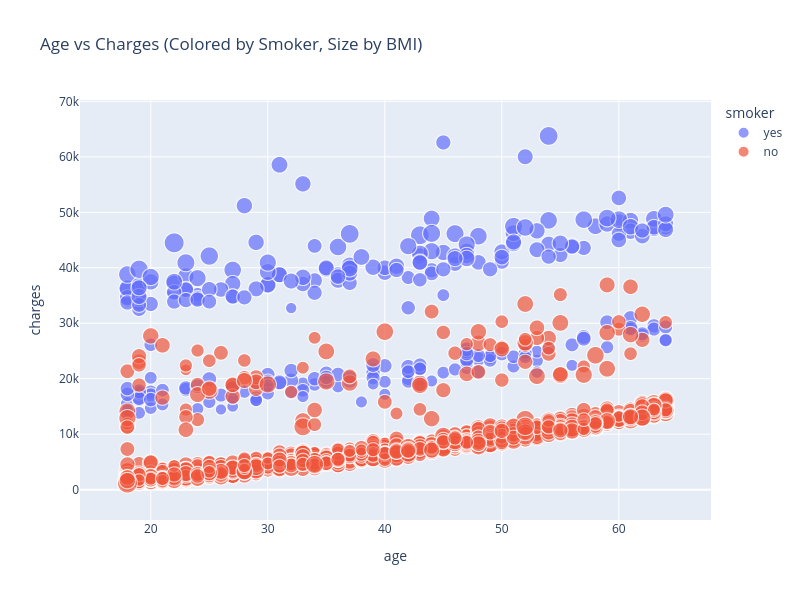

The notebook cell saved with this chart:
### Markdown cell above
- age vs insurance
    - mouse over 했을때, sex, region도 같이 나타남

### Code cell
fig = px.scatter(df, x="age", y="charges", color="smoker",
                 size="bmi", hover_data=["sex", "region"],
                 title="Age vs Charges (Colored by Smoker, Size by BMI)",
                 width=800, height=600)
fig.show()

### Figure 1 — Plotly figure (JSON) as saved in the notebook; plotly's stock layout.template omitted (floating-point values rounded to 4 significant figures; data arrays with more than 128 entries replaced by an {"elided": "..."} marker saying what was removed)
{"data": [{"customdata": {"elided": "274x2 str values"}, "hovertemplate": "smoker=yes<br>age=%{x}<br>charges=%{y}<br>bmi=%{marker.size}<br>sex=%{customdata[0]}<br>region=%{customdata[1]}<extra></extra>", "legendgroup": "yes", "marker": {"color": "#636efa", "size": {"elided": "274 float values"}, "sizemode": "area", "sizeref": 0.1328, "symbol": "circle"}, "mode": "markers", "name": "yes", "showlegend": true, "type": "scattergl", "x": {"elided": "274 int values"}, "xaxis": "x", "y": {"elided": "274 float values"}, "yaxis": "y"}, {"customdata": {"elided": "1064x2 str values"}, "hovertemplate": "smoker=no<br>age=%{x}<br>charges=%{y}<br>bmi=%{marker.size}<br>sex=%{customdata[0]}<br>region=%{customdata[1]}<extra></extra>", "legendgroup": "no", "marker": {"color": "#EF553B", "size": {"elided": "1064 float values"}, "sizemode": "area", "sizeref": 0.1328, "symbol": "circle"}, "mode": "markers", "name": "no", "showlegend": true, "type": "scattergl", "x": {"elided": "1064 int values"}, "xaxis": "x", "y": {"elided": "1064 float values"}, "yaxis": "y"}], "layout": {"height": 600, "legend": {"itemsizing": "constant", "title": {"text": "smoker"}, "tracegroupgap": 0}, "title": {"text": "Age vs Charges (Colored by Smoker, Size by BMI)"}, "width": 800, "xaxis": {"anchor": "y", "autorange": true, "domain": [0, 1], "range": [13.95, 67.88], "title": {"text": "age"}, "type": "linear"}, "yaxis": {"anchor": "x", "autorange": true, "domain": [0, 1], "range": [-5473.0, 70250.0], "title": {"text": "charges"}, "type": "linear"}}}
